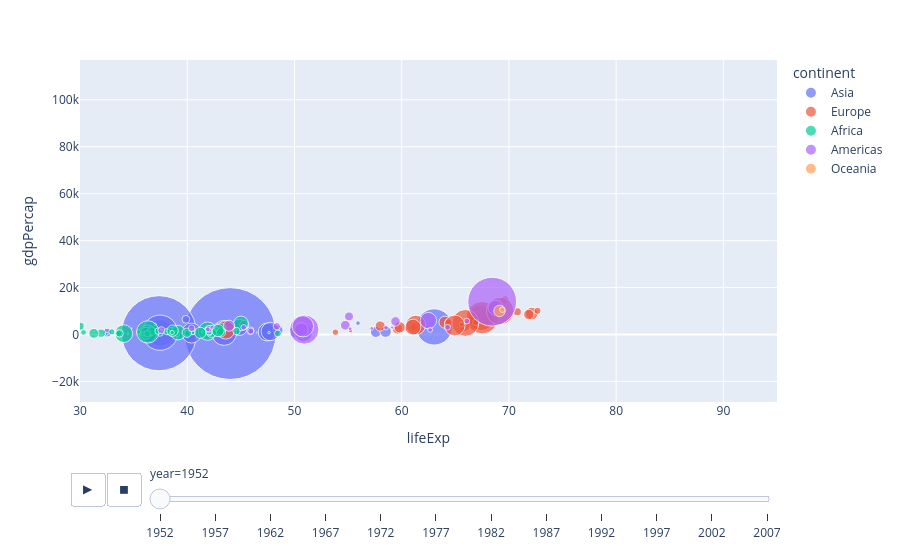

The notebook cell this image was saved under:
### Code cell
px.scatter(gap, x='lifeExp', 
           y='gdpPercap', 
           color='continent', 
           size='pop', 
           size_max=100, 
           hover_name='country',
           range_x=[30,95],
          animation_frame='year', animation_group='country')

### Figure 1 — Plotly figure (JSON) as saved in the notebook; plotly's stock layout.template omitted (floating-point values rounded to 4 significant figures)
{"data": [{"hovertemplate": "<b>%{hovertext}</b><br><br>continent=Asia<br>year=1952<br>lifeExp=%{x}<br>gdpPercap=%{y}<br>pop=%{marker.size}<extra></extra>", "hovertext": ["Afghanistan", "Bahrain", "Bangladesh", "Cambodia", "China", "Hong Kong, China", "India", "Indonesia", "Iran", "Iraq", "Israel", "Japan", "Jordan", "Korea, Dem. Rep.", "Korea, Rep.", "Kuwait", "Lebanon", "Malaysia", "Mongolia", "Myanmar", "Nepal", "Oman", "Pakistan", "Philippines", "Saudi Arabia", "Singapore", "Sri Lanka", "Syria", "Taiwan", "Thailand", "Vietnam", "West Bank and Gaza", "Yemen, Rep."], "ids": ["Afghanistan", "Bahrain", "Bangladesh", "Cambodia", "China", "Hong Kong, China", "India", "Indonesia", "Iran", "Iraq", "Israel", "Japan", "Jordan", "Korea, Dem. Rep.", "Korea, Rep.", "Kuwait", "Lebanon", "Malaysia", "Mongolia", "Myanmar", "Nepal", "Oman", "Pakistan", "Philippines", "Saudi Arabia", "Singapore", "Sri Lanka", "Syria", "Taiwan", "Thailand", "Vietnam", "West Bank and Gaza", "Yemen, Rep."], "legendgroup": "Asia", "marker": {"color": "#636efa", "size": [8425333, 120447, 46886859, 4693836, 556263527, 2125900, 372000000, 82052000, 17272000, 5441766, 1620914, 86459025, 607914, 8865488, 20947571, 160000, 1439529, 6748378, 800663, 20092996, 9182536, 507833, 41346560, 22438691, 4005677, 1127000, 7982342, 3661549, 8550362, 21289402, 26246839, 1030585, 4963829], "sizemode": "area", "sizeref": 131900.0, "symbol": "circle"}, "mode": "markers", "name": "Asia", "orientation": "v", "showlegend": true, "type": "scatter", "x": [28.8, 50.94, 37.48, 39.42, 44.0, 60.96, 37.37, 37.47, 44.87, 45.32, 65.39, 63.03, 43.16, 50.06, 47.45, 55.56, 55.93, 48.46, 42.24, 36.32, 36.16, 37.58, 43.44, 47.75, 39.88, 60.4, 57.59, 45.88, 58.5, 50.85, 40.41, 43.16, 32.55], "xaxis": "x", "y": [779.4, 9867.0, 684.2, 368.5, 400.4, 3054.0, 546.6, 749.7, 3035.0, 4130.0, 4087.0, 3217.0, 1547.0, 1088.0, 1031.0, 108400.0, 4835.0, 1831.0, 786.6, 331.0, 545.9, 1828.0, 684.6, 1273.0, 6460.0, 2315.0, 1084.0, 1643.0, 1207.0, 757.8, 605.1, 1516.0, 781.7], "yaxis": "y"}, {"hovertemplate": "<b>%{hovertext}</b><br><br>continent=Europe<br>year=1952<br>lifeExp=%{x}<br>gdpPercap=%{y}<br>pop=%{marker.size}<extra></extra>", "hovertext": ["Albania", "Austria", "Belgium", "Bosnia and Herzegovina", "Bulgaria", "Croatia", "Czech Republic", "Denmark", "Finland", "France", "Germany", "Greece", "Hungary", "Iceland", "Ireland", "Italy", "Montenegro", "Netherlands", "Norway", "Poland", "Portugal", "Romania", "Serbia", "Slovak Republic", "Slovenia", "Spain", "Sweden", "Switzerland", "Turkey", "United Kingdom"], "ids": ["Albania", "Austria", "Belgium", "Bosnia and Herzegovina", "Bulgaria", "Croatia", "Czech Republic", "Denmark", "Finland", "France", "Germany", "Greece", "Hungary", "Iceland", "Ireland", "Italy", "Montenegro", "Netherlands", "Norway", "Poland", "Portugal", "Romania", "Serbia", "Slovak Republic", "Slovenia", "Spain", "Sweden", "Switzerland", "Turkey", "United Kingdom"], "legendgroup": "Europe", "marker": {"color": "#EF553B", "size": [1282697, 6927772, 8730405, 2791000, 7274900, 3882229, 9125183, 4334000, 4090500, 42459667, 69145952, 7733250, 9504000, 147962, 2952156, 47666000, 413834, 10381988, 3327728, 25730551, 8526050, 16630000, 6860147, 3558137, 1489518, 28549870, 7124673, 4815000, 22235677, 50430000], "sizemode": "area", "sizeref": 131900.0, "symbol": "circle"}, "mode": "markers", "name": "Europe", "orientation": "v", "showlegend": true, "type": "scatter", "x": [55.23, 66.8, 68.0, 53.82, 59.6, 61.21, 66.87, 70.78, 66.55, 67.41, 67.5, 65.86, 64.03, 72.49, 66.91, 65.94, 59.16, 72.13, 72.67, 61.31, 59.82, 61.05, 58.0, 64.36, 65.57, 64.94, 71.86, 69.62, 43.59, 69.18], "xaxis": "x", "y": [1601.0, 6137.0, 8343.0, 973.5, 2444.0, 3119.0, 6876.0, 9692.0, 6425.0, 7030.0, 7144.0, 3531.0, 5264.0, 7268.0, 5210.0, 4931.0, 2648.0, 8942.0, 10100.0, 4029.0, 3068.0, 3145.0, 3581.0, 5075.0, 4215.0, 3834.0, 8528.0, 14730.0, 1969.0, 9980.0], "yaxis": "y"}, {"hovertemplate": "<b>%{hovertext}</b><br><br>continent=Africa<br>year=1952<br>lifeExp=%{x}<br>gdpPercap=%{y}<br>pop=%{marker.size}<extra></extra>", "hovertext": ["Algeria", "Angola", "Benin", "Botswana", "Burkina Faso", "Burundi", "Cameroon", "Central African Republic", "Chad", "Comoros", "Congo, Dem. Rep.", "Congo, Rep.", "Cote d'Ivoire", "Djibouti", "Egypt", "Equatorial Guinea", "Eritrea", "Ethiopia", "Gabon", "Gambia", "Ghana", "Guinea", "Guinea-Bissau", "Kenya", "Lesotho", "Liberia", "Libya", "Madagascar", "Malawi", "Mali", "Mauritania", "Mauritius", "Morocco", "Mozambique", "Namibia", "Niger", "Nigeria", "Reunion", "Rwanda", "Sao Tome and Principe", "Senegal", "Sierra Leone", "Somalia", "South Africa", "Sudan", "Swaziland", "Tanzania", "Togo", "Tunisia", "Uganda", "Zambia", "Zimbabwe"], "ids": ["Algeria", "Angola", "Benin", "Botswana", "Burkina Faso", "Burundi", "Cameroon", "Central African Republic", "Chad", "Comoros", "Congo, Dem. Rep.", "Congo, Rep.", "Cote d'Ivoire", "Djibouti", "Egypt", "Equatorial Guinea", "Eritrea", "Ethiopia", "Gabon", "Gambia", "Ghana", "Guinea", "Guinea-Bissau", "Kenya", "Lesotho", "Liberia", "Libya", "Madagascar", "Malawi", "Mali", "Mauritania", "Mauritius", "Morocco", "Mozambique", "Namibia", "Niger", "Nigeria", "Reunion", "Rwanda", "Sao Tome and Principe", "Senegal", "Sierra Leone", "Somalia", "South Africa", "Sudan", "Swaziland", "Tanzania", "Togo", "Tunisia", "Uganda", "Zambia", "Zimbabwe"], "legendgroup": "Africa", "marker": {"color": "#00cc96", "size": [9279525, 4232095, 1738315, 442308, 4469979, 2445618, 5009067, 1291695, 2682462, 153936, 14100005, 854885, 2977019, 63149, 22223309, 216964, 1438760, 20860941, 420702, 284320, 5581001, 2664249, 580653, 6464046, 748747, 863308, 1019729, 4762912, 2917802, 3838168, 1022556, 516556, 9939217, 6446316, 485831, 3379468, 33119096, 257700, 2534927, 60011, 2755589, 2143249, 2526994, 14264935, 8504667, 290243, 8322925, 1219113, 3647735, 5824797, 2672000, 3080907], "sizemode": "area", "sizeref": 131900.0, "symbol": "circle"}, "mode": "markers", "name": "Africa", "orientation": "v", "showlegend": true, "type": "scatter", "x": [43.08, 30.02, 38.22, 47.62, 31.98, 39.03, 38.52, 35.46, 38.09, 40.72, 39.14, 42.11, 40.48, 34.81, 41.89, 34.48, 35.93, 34.08, 37.0, 30.0, 43.15, 33.61, 32.5, 42.27, 42.14, 38.48, 42.72, 36.68, 36.26, 33.69, 40.54, 50.99, 42.87, 31.29, 41.73, 37.44, 36.32, 52.72, 40.0, 46.47, 37.28, 30.33, 32.98, 45.01, 38.63, 41.41, 41.22, 38.6, 44.6, 39.98, 42.04, 48.45], "xaxis": "x", "y": [2449.0, 3521.0, 1063.0, 851.2, 543.3, 339.3, 1173.0, 1071.0, 1179.0, 1103.0, 780.5, 2126.0, 1389.0, 2670.0, 1419.0, 375.6, 328.9, 362.1, 4293.0, 485.2, 911.3, 510.2, 299.9, 853.5, 298.8, 575.6, 2388.0, 1443.0, 369.2, 452.3, 743.1, 1968.0, 1688.0, 468.5, 2424.0, 761.9, 1077.0, 2719.0, 493.3, 879.6, 1450.0, 879.8, 1136.0, 4725.0, 1616.0, 1148.0, 716.7, 859.8, 1468.0, 734.8, 1147.0, 406.9], "yaxis": "y"}, {"hovertemplate": "<b>%{hovertext}</b><br><br>continent=Americas<br>year=1952<br>lifeExp=%{x}<br>gdpPercap=%{y}<br>pop=%{marker.size}<extra></extra>", "hovertext": ["Argentina", "Bolivia", "Brazil", "Canada", "Chile", "Colombia", "Costa Rica", "Cuba", "Dominican Republic", "Ecuador", "El Salvador", "Guatemala", "Haiti", "Honduras", "Jamaica", "Mexico", "Nicaragua", "Panama", "Paraguay", "Peru", "Puerto Rico", "Trinidad and Tobago", "United States", "Uruguay", "Venezuela"], "ids": ["Argentina", "Bolivia", "Brazil", "Canada", "Chile", "Colombia", "Costa Rica", "Cuba", "Dominican Republic", "Ecuador", "El Salvador", "Guatemala", "Haiti", "Honduras", "Jamaica", "Mexico", "Nicaragua", "Panama", "Paraguay", "Peru", "Puerto Rico", "Trinidad and Tobago", "United States", "Uruguay", "Venezuela"], "legendgroup": "Americas", "marker": {"color": "#ab63fa", "size": [17876956, 2883315, 56602560, 14785584, 6377619, 12350771, 926317, 6007797, 2491346, 3548753, 2042865, 3146381, 3201488, 1517453, 1426095, 30144317, 1165790, 940080, 1555876, 8025700, 2227000, 662850, 157553000, 2252965, 5439568], "sizemode": "area", "sizeref": 131900.0, "symbol": "circle"}, "mode": "markers", "name": "Americas", "orientation": "v", "showlegend": true, "type": "scatter", "x": [62.48, 40.41, 50.92, 68.75, 54.74, 50.64, 57.21, 59.42, 45.93, 48.36, 45.26, 42.02, 37.58, 41.91, 58.53, 50.79, 42.31, 55.19, 62.65, 43.9, 64.28, 59.1, 68.44, 66.07, 55.09], "xaxis": "x", "y": [5911.0, 2677.0, 2109.0, 11370.0, 3940.0, 2144.0, 2627.0, 5587.0, 1398.0, 3522.0, 3048.0, 2428.0, 1840.0, 2195.0, 2899.0, 3478.0, 3112.0, 2480.0, 1952.0, 3759.0, 3082.0, 3023.0, 13990.0, 5717.0, 7690.0], "yaxis": "y"}, {"hovertemplate": "<b>%{hovertext}</b><br><br>continent=Oceania<br>year=1952<br>lifeExp=%{x}<br>gdpPercap=%{y}<br>pop=%{marker.size}<extra></extra>", "hovertext": ["Australia", "New Zealand"], "ids": ["Australia", "New Zealand"], "legendgroup": "Oceania", "marker": {"color": "#FFA15A", "size": [8691212, 1994794], "sizemode": "area", "sizeref": 131900.0, "symbol": "circle"}, "mode": "markers", "name": "Oceania", "orientation": "v", "showlegend": true, "type": "scatter", "x": [69.12, 69.39], "xaxis": "x", "y": [10040.0, 10560.0], "yaxis": "y"}], "layout": {"legend": {"itemsizing": "constant", "title": {"text": "continent"}, "tracegroupgap": 0}, "margin": {"t": 60}, "sliders": [{"active": 0, "currentvalue": {"prefix": "year="}, "len": 0.9, "pad": {"b": 10, "t": 60}, "steps": [{"args": [["1952"], {"frame": {"duration": 0, "redraw": false}, "fromcurrent": true, "mode": "immediate", "transition": {"duration": 0, "easing": "linear"}}], "label": "1952", "method": "animate"}, {"args": [["1957"], {"frame": {"duration": 0, "redraw": false}, "fromcurrent": true, "mode": "immediate", "transition": {"duration": 0, "easing": "linear"}}], "label": "1957", "method": "animate"}, {"args": [["1962"], {"frame": {"duration": 0, "redraw": false}, "fromcurrent": true, "mode": "immediate", "transition": {"duration": 0, "easing": "linear"}}], "label": "1962", "method": "animate"}, {"args": [["1967"], {"frame": {"duration": 0, "redraw": false}, "fromcurrent": true, "mode": "immediate", "transition": {"duration": 0, "easing": "linear"}}], "label": "1967", "method": "animate"}, {"args": [["1972"], {"frame": {"duration": 0, "redraw": false}, "fromcurrent": true, "mode": "immediate", "transition": {"duration": 0, "easing": "linear"}}], "label": "1972", "method": "animate"}, {"args": [["1977"], {"frame": {"duration": 0, "redraw": false}, "fromcurrent": true, "mode": "immediate", "transition": {"duration": 0, "easing": "linear"}}], "label": "1977", "method": "animate"}, {"args": [["1982"], {"frame": {"duration": 0, "redraw": false}, "fromcurrent": true, "mode": "immediate", "transition": {"duration": 0, "easing": "linear"}}], "label": "1982", "method": "animate"}, {"args": [["1987"], {"frame": {"duration": 0, "redraw": false}, "fromcurrent": true, "mode": "immediate", "transition": {"duration": 0, "easing": "linear"}}], "label": "1987", "method": "animate"}, {"args": [["1992"], {"frame": {"duration": 0, "redraw": false}, "fromcurrent": true, "mode": "immediate", "transition": {"duration": 0, "easing": "linear"}}], "label": "1992", "method": "animate"}, {"args": [["1997"], {"frame": {"duration": 0, "redraw": false}, "fromcurrent": true, "mode": "immediate", "transition": {"duration": 0, "easing": "linear"}}], "label": "1997", "method": "animate"}, {"args": [["2002"], {"frame": {"duration": 0, "redraw": false}, "fromcurrent": true, "mode": "immediate", "transition": {"duration": 0, "easing": "linear"}}], "label": "2002", "method": "animate"}, {"args": [["2007"], {"frame": {"duration": 0, "redraw": false}, "fromcurrent": true, "mode": "immediate", "transition": {"duration": 0, "easing": "linear"}}], "label": "2007", "method": "animate"}], "x": 0.1, "xanchor": "left", "y": 0, "yanchor": "top"}], "updatemenus": [{"buttons": [{"args": [null, {"frame": {"duration": 500, "redraw": false}, "fromcurrent": true, "mode": "immediate", "transition": {"duration": 500, "easing": "linear"}}], "label": "&#9654;", "method": "animate"}, {"args": [[null], {"frame": {"duration": 0, "redraw": false}, "fromcurrent": true, "mode": "immediate", "transition": {"duration": 0, "easing": "linear"}}], "label": "&#9724;", "method": "animate"}], "direction": "left", "pad": {"r": 10, "t": 70}, "showactive": false, "type": "buttons", "x": 0.1, "xanchor": "right", "y": 0, "yanchor": "top"}], "xaxis": {"anchor": "y", "domain": [0, 1], "range": [30, 95], "title": {"text": "lifeExp"}}, "yaxis": {"anchor": "x", "domain": [0, 1], "title": {"text": "gdpPercap"}}}}
